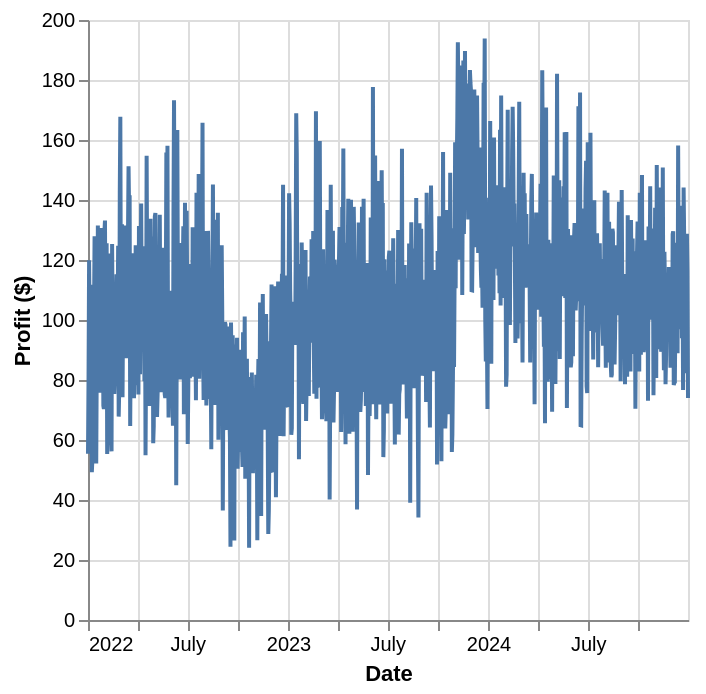

Source (notebook cell):
### Code cell
month_profit = alt.Chart("total_data").mark_line(point = true).encode(
    x = alt.X("date:")
)

### Figure 1 — Vega-Lite specification as saved in the notebook (floating-point values rounded to 4 significant figures; data arrays with more than 128 entries replaced by an {"elided": "..."} marker saying what was removed)
{"config": {"view": {"continuousWidth": 300, "continuousHeight": 300}}, "data": {"name": "data-1a931693db0b1b1f313108a32772db5e"}, "mark": {"type": "line"}, "encoding": {"x": {"field": "date", "title": "Date", "type": "temporal"}, "y": {"field": "profit", "title": "Profit ($)", "type": "quantitative"}}, "$schema": "https://vega.github.io/schema/vega-lite/v5.20.1.json", "datasets": {"data-1a931693db0b1b1f313108a32772db5e": {"elided": "1096 records"}}}
